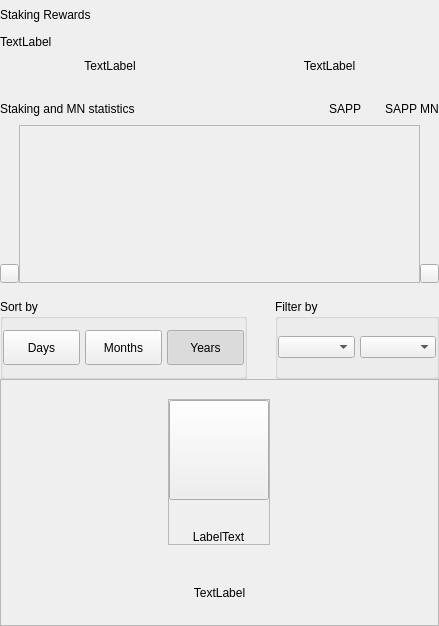
				<widget class="QWidget" name="right" native="true">
					<property name="minimumSize">
						<size>
							<width>200</width>
							<height>0</height>
						</size>
					</property>
					<layout class="QVBoxLayout" name="verticalLayout_31">
						<property name="spacing">
							<number>0</number>
						</property>
						<property name="leftMargin">
							<number>0</number>
						</property>
						<property name="topMargin">
							<number>0</number>
						</property>
						<property name="rightMargin">
							<number>0</number>
						</property>
						<property name="bottomMargin">
							<number>0</number>
						</property>
						<item>
							<layout class="QVBoxLayout" name="verticalLayout_2" stretch="0,0,0,0,0,0,0">
								<property name="spacing">
									<number>0</number>
								</property>
								<item>
									<layout class="QHBoxLayout" name="horizontalLayout_3">
										<property name="spacing">
											<number>0</number>
										</property>
										<item>
											<layout class="QVBoxLayout" name="verticalLayout_6">
												<property name="spacing">
													<number>5</number>
												</property>
												<item>
													<widget class="QLabel" name="labelTitle2">
														<property name="minimumSize">
															<size>
																<width>0</width>
																<height>30</height>
															</size>
														</property>
														<property name="text">
															<string>Staking Rewards</string>
														</property>
													</widget>
												</item>
												<item>
													<widget class="QLabel" name="labelMessage">
														<property name="text">
															<string>TextLabel</string>
														</property>
													</widget>
												</item>
											</layout>
										</item>
										<item>
											<spacer name="horizontalSpacer_2">
												<property name="orientation">
													<enum>Qt::Horizontal</enum>
												</property>
												<property name="sizeType">
													<enum>QSizePolicy::MinimumExpanding</enum>
												</property>
												<property name="sizeHint" stdset="0">
													<size>
														<width>20</width>
														<height>20</height>
													</size>
												</property>
											</spacer>
										</item>
									</layout>
								</item>
								<item>
									<spacer name="verticalSpacer_4">
										<property name="orientation">
											<enum>Qt::Vertical</enum>
										</property>
										<property name="sizeType">
											<enum>QSizePolicy::Fixed</enum>
										</property>
										<property name="sizeHint" stdset="0">
											<size>
												<width>20</width>
												<height>10</height>
											</size>
										</property>
									</spacer>
								</item>
								<item>
									<layout class="QHBoxLayout" name="horizontalLayout_5" stretch="0,0">
										<property name="spacing">
											<number>0</number>
										</property>
										<item>
											<widget class="QLabel" name="labelAmountPiv">
												<property name="text">
													<string>TextLabel</string>
												</property>
												<property name="alignment">
													<set>Qt::AlignCenter</set>
												</property>
											</widget>
										</item>
										<item>
											<widget class="QLabel" name="labelAmountMNRewards">
												<property name="text">
													<string>TextLabel</string>
												</property>
												<property name="alignment">
													<set>Qt::AlignCenter</set>
												</property>
											</widget>
										</item>
									</layout>
								</item>
								<item>
									<spacer name="verticalSpacer_6">
										<property name="orientation">
											<enum>Qt::Vertical</enum>
										</property>
										<property name="sizeType">
											<enum>QSizePolicy::Fixed</enum>
										</property>
										<property name="sizeHint" stdset="0">
											<size>
												<width>20</width>
												<height>20</height>
											</size>
										</property>
									</spacer>
								</item>
								<item>
									<widget class="QWidget" name="layoutChart" native="true">
										<layout class="QVBoxLayout" name="verticalLayout_8" stretch="3,0">
											<property name="spacing">
												<number>16</number>
											</property>
											<property name="leftMargin">
												<number>0</number>
											</property>
											<property name="topMargin">
												<number>0</number>
											</property>
											<property name="rightMargin">
												<number>0</number>
											</property>
											<property name="bottomMargin">
												<number>0</number>
											</property>
											<item>
												<widget class="QWidget" name="verticalWidgetChart" native="true">
													<property name="minimumSize">
														<size>
															<width>0</width>
															<height>190</height>
														</size>
													</property>
													<property name="maximumSize">
														<size>
															<width>16777215</width>
															<height>16777215</height>
														</size>
													</property>
													<layout class="QVBoxLayout" name="verticalLayout_4" stretch="1,5">
														<property name="spacing">
															<number>0</number>
														</property>
														<property name="leftMargin">
															<number>0</number>
														</property>
														<property name="topMargin">
															<number>0</number>
														</property>
														<property name="rightMargin">
															<number>0</number>
														</property>
														<property name="bottomMargin">
															<number>0</number>
														</property>
														<item>
															<layout class="QHBoxLayout" name="horizontalLayout_4">
																<item>
																	<widget class="QLabel" name="labelChart">
																		<property name="text">
																			<string>Staking and MN statistics</string>
																		</property>
																	</widget>
																</item>
																<item>
																	<spacer name="horizontalSpacer_4">
																		<property name="orientation">
																			<enum>Qt::Horizontal</enum>
																		</property>
																		<property name="sizeHint" stdset="0">
																			<size>
																				<width>40</width>
																				<height>20</height>
																			</size>
																		</property>
																	</spacer>
																</item>
																<item>
																	<widget class="QLabel" name="labelSquarePiv">
																		<property name="minimumSize">
																			<size>
																				<width>14</width>
																				<height>14</height>
																			</size>
																		</property>
																		<property name="maximumSize">
																			<size>
																				<width>14</width>
																				<height>14</height>
																			</size>
																		</property>
																		<property name="text">
																			<string/>
																		</property>
																	</widget>
																</item>
																<item>
																	<widget class="QLabel" name="labelPiv">
																		<property name="text">
																			<string>SAPP</string>
																		</property>
																	</widget>
																</item>
																<item>
																	<spacer name="horizontalSpacer_5">
																		<property name="orientation">
																			<enum>Qt::Horizontal</enum>
																		</property>
																		<property name="sizeType">
																			<enum>QSizePolicy::Fixed</enum>
																		</property>
																		<property name="sizeHint" stdset="0">
																			<size>
																				<width>10</width>
																				<height>20</height>
																			</size>
																		</property>
																	</spacer>
																</item>
																<item>
																	<widget class="QLabel" name="labelSquareMNRewards">
																		<property name="minimumSize">
																			<size>
																				<width>14</width>
																				<height>14</height>
																			</size>
																		</property>
																		<property name="maximumSize">
																			<size>
																				<width>14</width>
																				<height>14</height>
																			</size>
																		</property>
																		<property name="text">
																			<string/>
																		</property>
																	</widget>
																</item>
																<item>
																	<widget class="QLabel" name="labelMNRewards">
																		<property name="text">
																			<string>SAPP MN</string>
																		</property>
																	</widget>
																</item>
															</layout>
														</item>
														<item>
															<widget class="QWidget" name="chartContainer2" native="true">
																<property name="minimumSize">
																	<size>
																		<width>0</width>
																		<height>150</height>
																	</size>
																</property>
																<property name="styleSheet">
																	<string notr="true">#chartContainer{padding:0px; margin:0px;}</string>
																</property>
																<layout class="QHBoxLayout" name="horizontalLayout_11">
																	<property name="spacing">
																		<number>0</number>
																	</property>
																	<property name="leftMargin">
																		<number>0</number>
																	</property>
																	<property name="topMargin">
																		<number>0</number>
																	</property>
																	<property name="rightMargin">
																		<number>0</number>
																	</property>
																	<property name="bottomMargin">
																		<number>0</number>
																	</property>
																	<item>
																		<widget class="QWidget" name="containerChartArrow" native="true">
																			<property name="sizePolicy">
																				<sizepolicy hsizetype="Fixed" vsizetype="Preferred">
																					<horstretch>0</horstretch>
																					<verstretch>0</verstretch>
																				</sizepolicy>
																			</property>
																			<property name="minimumSize">
																				<size>
																					<width>19</width>
																					<height>0</height>
																				</size>
																			</property>
																			<property name="maximumSize">
																				<size>
																					<width>19</width>
																					<height>16777215</height>
																				</size>
																			</property>
																			<property name="styleSheet">
																				<string notr="true">#widget{
																					padding:0px;
																					margin:0px;
																				}</string>
																			</property>
																			<layout class="QVBoxLayout" name="verticalLayout_10">
																				<property name="spacing">
																					<number>0</number>
																				</property>
																				<property name="leftMargin">
																					<number>0</number>
																				</property>
																				<property name="rightMargin">
																					<number>0</number>
																				</property>
																				<property name="bottomMargin">
																					<number>0</number>
																				</property>
																				<item>
																					<spacer name="verticalSpacer_3">
																						<property name="orientation">
																							<enum>Qt::Vertical</enum>
																						</property>
																						<property name="sizeHint" stdset="0">
																							<size>
																								<width>20</width>
																								<height>127</height>
																							</size>
																						</property>
																					</spacer>
																				</item>
																				<item alignment="Qt::AlignVCenter">
																					<widget class="QWidget" name="containerArrows" native="true">
																						<layout class="QVBoxLayout" name="horizontalLayout_6" stretch="0,0">
																							<property name="spacing">
																								<number>0</number>
																							</property>
																							<property name="leftMargin">
																								<number>0</number>
																							</property>
																							<property name="topMargin">
																								<number>0</number>
																							</property>
																							<property name="rightMargin">
																								<number>0</number>
																							</property>
																							<property name="bottomMargin">
																								<number>0</number>
																							</property>
																							<item>
																								<widget class="QPushButton" name="pushButtonChartArrow">
																									<property name="minimumSize">
																										<size>
																											<width>19</width>
																											<height>19</height>
																										</size>
																									</property>
																									<property name="maximumSize">
																										<size>
																											<width>19</width>
																											<height>19</height>
																										</size>
																									</property>
																									<property name="focusPolicy">
																										<enum>Qt::NoFocus</enum>
																									</property>
																									<property name="styleSheet">
																										<string notr="true"/>
																									</property>
																									<property name="text">
																										<string/>
																									</property>
																								</widget>
																							</item>
																						</layout>
																					</widget>
																				</item>
																			</layout>
																		</widget>
																	</item>
																	<item>
																		<widget class="QFrame" name="chartContainer">
																			<property name="sizePolicy">
																				<sizepolicy hsizetype="Expanding" vsizetype="Preferred">
																					<horstretch>0</horstretch>
																					<verstretch>0</verstretch>
																				</sizepolicy>
																			</property>
																			<property name="styleSheet">
																				<string notr="true">padding:0px;
																				margin:0px;</string>
																			</property>
																			<property name="frameShape">
																				<enum>QFrame::StyledPanel</enum>
																			</property>
																			<property name="frameShadow">
																				<enum>QFrame::Raised</enum>
																			</property>
																		</widget>
																	</item>
																	<item>
																		<widget class="QWidget" name="containerChartArrow2" native="true">
																			<property name="sizePolicy">
																				<sizepolicy hsizetype="Fixed" vsizetype="Preferred">
																					<horstretch>0</horstretch>
																					<verstretch>0</verstretch>
																				</sizepolicy>
																			</property>
																			<property name="minimumSize">
																				<size>
																					<width>19</width>
																					<height>0</height>
																				</size>
																			</property>
																			<property name="maximumSize">
																				<size>
																					<width>19</width>
																					<height>16777215</height>
																				</size>
																			</property>
																			<property name="styleSheet">
																				<string notr="true">#widget{
																					padding:0px;
																					margin:0px;
																				}</string>
																			</property>
																			<layout class="QVBoxLayout" name="verticalLayout_10">
																				<property name="spacing">
																					<number>0</number>
																				</property>
																				<property name="leftMargin">
																					<number>0</number>
																				</property>
																				<property name="rightMargin">
																					<number>0</number>
																				</property>
																				<property name="bottomMargin">
																					<number>0</number>
																				</property>
																				<item>
																					<spacer name="verticalSpacer_3">
																						<property name="orientation">
																							<enum>Qt::Vertical</enum>
																						</property>
																						<property name="sizeHint" stdset="0">
																							<size>
																								<width>20</width>
																								<height>127</height>
																							</size>
																						</property>
																					</spacer>
																				</item>
																				<item alignment="Qt::AlignVCenter">
																					<widget class="QWidget" name="containerArrows" native="true">
																						<layout class="QVBoxLayout" name="horizontalLayout_6" stretch="0,0">
																							<property name="spacing">
																								<number>0</number>
																							</property>
																							<property name="leftMargin">
																								<number>0</number>
																							</property>
																							<property name="topMargin">
																								<number>0</number>
																							</property>
																							<property name="rightMargin">
																								<number>0</number>
																							</property>
																							<property name="bottomMargin">
																								<number>0</number>
																							</property>
																							<item>
																								<widget class="QPushButton" name="pushButtonChartRight">
																									<property name="minimumSize">
																										<size>
																											<width>19</width>
																											<height>19</height>
																										</size>
																									</property>
																									<property name="maximumSize">
																										<size>
																											<width>19</width>
																											<height>19</height>
																										</size>
																									</property>
																									<property name="focusPolicy">
																										<enum>Qt::NoFocus</enum>
																									</property>
																									<property name="styleSheet">
																										<string notr="true"/>
																									</property>
																									<property name="text">
																										<string/>
																									</property>
																								</widget>
																							</item>
																						</layout>
																					</widget>
																				</item>
																			</layout>
																		</widget>
																	</item>
																</layout>
															</widget>
														</item>
													</layout>
												</widget>
											</item>
											<item alignment="Qt::AlignVCenter">
												<widget class="QWidget" name="containerSort" native="true">
													<layout class="QHBoxLayout" name="horizontalLayout_6" stretch="3,2">
														<property name="spacing">
															<number>28</number>
														</property>
														<property name="leftMargin">
															<number>0</number>
														</property>
														<property name="topMargin">
															<number>0</number>
														</property>
														<property name="rightMargin">
															<number>0</number>
														</property>
														<property name="bottomMargin">
															<number>0</number>
														</property>
														<item>
															<widget class="QGroupBox" name="groupBoxChart">
																<property name="minimumSize">
																	<size>
																		<width>0</width>
																		<height>80</height>
																	</size>
																</property>
																<property name="maximumSize">
																	<size>
																		<width>16777215</width>
																		<height>80</height>
																	</size>
																</property>
																<property name="title">
																	<string>Sort by</string>
																</property>
																<layout class="QHBoxLayout" name="horizontalLayout_7">
																	<property name="spacing">
																		<number>5</number>
																	</property>
																	<property name="leftMargin">
																		<number>0</number>
																	</property>
																	<property name="rightMargin">
																		<number>0</number>
																	</property>
																	<item>
																		<widget class="QPushButton" name="pushButtonMonth">
																			<property name="minimumSize">
																				<size>
																					<width>50</width>
																					<height>35</height>
																				</size>
																			</property>
																			<property name="maximumSize">
																				<size>
																					<width>16777215</width>
																					<height>16777215</height>
																				</size>
																			</property>
																			<property name="focusPolicy">
																				<enum>Qt::NoFocus</enum>
																			</property>
																			<property name="text">
																				<string>Days</string>
																			</property>
																			<property name="checkable">
																				<bool>true</bool>
																			</property>
																			<property name="autoExclusive">
																				<bool>true</bool>
																			</property>
																		</widget>
																	</item>
																	<item>
																		<widget class="QPushButton" name="pushButtonYear">
																			<property name="minimumSize">
																				<size>
																					<width>50</width>
																					<height>35</height>
																				</size>
																			</property>
																			<property name="maximumSize">
																				<size>
																					<width>16777215</width>
																					<height>16777215</height>
																				</size>
																			</property>
																			<property name="focusPolicy">
																				<enum>Qt::NoFocus</enum>
																			</property>
																			<property name="text">
																				<string>Months</string>
																			</property>
																			<property name="checkable">
																				<bool>true</bool>
																			</property>
																			<property name="autoExclusive">
																				<bool>true</bool>
																			</property>
																		</widget>
																	</item>
																	<item>
																		<widget class="QPushButton" name="pushButtonAll">
																			<property name="sizePolicy">
																				<sizepolicy hsizetype="Preferred" vsizetype="Fixed">
																					<horstretch>0</horstretch>
																					<verstretch>0</verstretch>
																				</sizepolicy>
																			</property>
																			<property name="minimumSize">
																				<size>
																					<width>50</width>
																					<height>35</height>
																				</size>
																			</property>
																			<property name="maximumSize">
																				<size>
																					<width>16777215</width>
																					<height>16777215</height>
																				</size>
																			</property>
																			<property name="focusPolicy">
																				<enum>Qt::NoFocus</enum>
																			</property>
																			<property name="text">
																				<string>Years</string>
																			</property>
																			<property name="checkable">
																				<bool>true</bool>
																			</property>
																			<property name="checked">
																				<bool>true</bool>
																			</property>
																			<property name="autoExclusive">
																				<bool>true</bool>
																			</property>
																		</widget>
																	</item>
																</layout>
															</widget>
														</item>
														<item>
															<widget class="QGroupBox" name="container_chart_dropboxes">
																<property name="minimumSize">
																	<size>
																		<width>55</width>
																		<height>80</height>
																	</size>
																</property>
																<property name="maximumSize">
																	<size>
																		<width>16777215</width>
																		<height>80</height>
																	</size>
																</property>
																<property name="title">
																	<string>Filter by</string>
																</property>
																<layout class="QHBoxLayout" name="horizontalLayout_8" stretch="1,1">
																	<property name="spacing">
																		<number>5</number>
																	</property>
																	<property name="leftMargin">
																		<number>0</number>
																	</property>
																	<property name="topMargin">
																		<number>0</number>
																	</property>
																	<property name="rightMargin">
																		<number>0</number>
																	</property>
																	<property name="bottomMargin">
																		<number>0</number>
																	</property>
																	<item>
																		<widget class="QWidget" name="containerBoxMonths" native="true">
																			<property name="minimumSize">
																				<size>
																					<width>55</width>
																					<height>0</height>
																				</size>
																			</property>
																			<layout class="QHBoxLayout" name="horizontalLayout_9">
																				<property name="spacing">
																					<number>0</number>
																				</property>
																				<property name="leftMargin">
																					<number>0</number>
																				</property>
																				<property name="topMargin">
																					<number>0</number>
																				</property>
																				<property name="rightMargin">
																					<number>0</number>
																				</property>
																				<property name="bottomMargin">
																					<number>0</number>
																				</property>
																				<item>
																					<widget class="QComboBox" name="comboBoxMonths">
																						<property name="minimumSize">
																							<size>
																								<width>55</width>
																								<height>0</height>
																							</size>
																						</property>
																					</widget>
																				</item>
																			</layout>
																		</widget>
																	</item>
																	<item>
																		<widget class="QWidget" name="containerBoxYears" native="true">
																			<property name="sizePolicy">
																				<sizepolicy hsizetype="Preferred" vsizetype="Preferred">
																					<horstretch>0</horstretch>
																					<verstretch>0</verstretch>
																				</sizepolicy>
																			</property>
																			<property name="minimumSize">
																				<size>
																					<width>50</width>
																					<height>0</height>
																				</size>
																			</property>
																			<layout class="QHBoxLayout" name="horizontalLayout_10">
																				<property name="spacing">
																					<number>0</number>
																				</property>
																				<property name="leftMargin">
																					<number>0</number>
																				</property>
																				<property name="topMargin">
																					<number>0</number>
																				</property>
																				<property name="rightMargin">
																					<number>0</number>
																				</property>
																				<property name="bottomMargin">
																					<number>0</number>
																				</property>
																				<item>
																					<widget class="QComboBox" name="comboBoxYears">
																						<property name="minimumSize">
																							<size>
																								<width>40</width>
																								<height>0</height>
																							</size>
																						</property>
																					</widget>
																				</item>
																			</layout>
																		</widget>
																	</item>
																</layout>
															</widget>
														</item>
													</layout>
												</widget>
											</item>
										</layout>
									</widget>
								</item>
								<item>
									<widget class="QFrame" name="emptyContainerChart">
										<property name="minimumSize">
											<size>
												<width>0</width>
												<height>100</height>
											</size>
										</property>
										<property name="frameShape">
											<enum>QFrame::StyledPanel</enum>
										</property>
										<property name="frameShadow">
											<enum>QFrame::Raised</enum>
										</property>
										<layout class="QVBoxLayout" name="verticalLayout_71" stretch="1,8,0,0">
											<property name="spacing">
												<number>0</number>
											</property>
											<property name="leftMargin">
												<number>0</number>
											</property>
											<property name="topMargin">
												<number>0</number>
											</property>
											<property name="rightMargin">
												<number>0</number>
											</property>
											<property name="bottomMargin">
												<number>25</number>
											</property>
											<item>
												<spacer name="verticalSpacer11">
													<property name="orientation">
														<enum>Qt::Vertical</enum>
													</property>
													<property name="sizeHint" stdset="0">
														<size>
															<width>20</width>
															<height>20</height>
														</size>
													</property>
												</spacer>
											</item>
											<item alignment="Qt::AlignHCenter|Qt::AlignVCenter">
												<widget class="QFrame" name="emptyScreen1">
													<property name="sizePolicy">
														<sizepolicy hsizetype="Expanding" vsizetype="Expanding">
															<horstretch>0</horstretch>
															<verstretch>0</verstretch>
														</sizepolicy>
													</property>
													<property name="frameShape">
														<enum>QFrame::StyledPanel</enum>
													</property>
													<property name="frameShadow">
														<enum>QFrame::Raised</enum>
													</property>
													<layout class="QVBoxLayout" name="verticalLayout">
														<property name="spacing">
															<number>30</number>
														</property>
														<property name="leftMargin">
															<number>0</number>
														</property>
														<property name="topMargin">
															<number>0</number>
														</property>
														<property name="rightMargin">
															<number>0</number>
														</property>
														<property name="bottomMargin">
															<number>0</number>
														</property>
														<item alignment="Qt::AlignHCenter|Qt::AlignVCenter">
															<widget class="QPushButton" name="pushImgEmptyChart">
																<property name="minimumSize">
																	<size>
																		<width>100</width>
																		<height>100</height>
																	</size>
																</property>
																<property name="maximumSize">
																	<size>
																		<width>100</width>
																		<height>100</height>
																	</size>
																</property>
																<property name="focusPolicy">
																	<enum>Qt::NoFocus</enum>
																</property>
																<property name="text">
																	<string/>
																</property>
																<property name="iconSize">
																	<size>
																		<width>100</width>
																		<height>100</height>
																	</size>
																</property>
															</widget>
														</item>
														<item alignment="Qt::AlignHCenter|Qt::AlignVCenter">
															<widget class="QLabel" name="labelEmptyChart">
																<property name="styleSheet">
																	<string notr="true"/>
																</property>
																<property name="text">
																	<string>LabelText</string>
																</property>
																<property name="alignment">
																	<set>Qt::AlignCenter</set>
																</property>
															</widget>
														</item>
													</layout>
												</widget>
											</item>
											<item>
												<spacer name="verticalSpacer_2">
													<property name="orientation">
														<enum>Qt::Vertical</enum>
													</property>
													<property name="sizeHint" stdset="0">
														<size>
															<width>20</width>
															<height>40</height>
														</size>
													</property>
												</spacer>
											</item>
											<item>
												<widget class="QLabel" name="labelMessageEmpty">
													<property name="styleSheet">
														<string notr="true">#labelMessageEmpty {
															padding-left:30px;
															padding-right:30px;
														}</string>
													</property>
													<property name="text">
														<string>TextLabel</string>
													</property>
													<property name="alignment">
														<set>Qt::AlignCenter</set>
													</property>
													<property name="wordWrap">
														<bool>true</bool>
													</property>
												</widget>
											</item>
										</layout>
									</widget>
								</item>
								<item>
									<widget class="QWidget" name="layoutShadow" native="true">
										<layout class="QVBoxLayout" name="verticalLayout_9">
											<property name="spacing">
												<number>0</number>
											</property>
											<property name="leftMargin">
												<number>0</number>
											</property>
											<property name="topMargin">
												<number>0</number>
											</property>
											<property name="rightMargin">
												<number>0</number>
											</property>
											<property name="bottomMargin">
												<number>0</number>
											</property>
										</layout>
									</widget>
								</item>
							</layout>
						</item>
					</layout>
				</widget>
